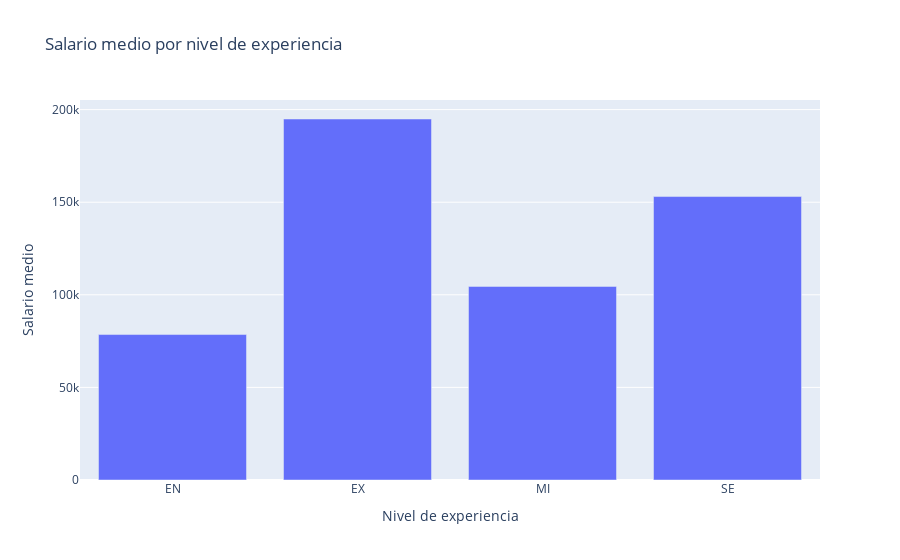

Source (notebook cell):
### Markdown cell above
### ¿Cuál es el salario promedio por nivel de experiencia?

### Code cell
salario_promedio_experiencia = df.groupby('experience_level')['salary_in_usd'].mean().reset_index()
fig = px.bar(salario_promedio_experiencia, x='experience_level', y='salary_in_usd', title='Salario medio por nivel de experiencia', labels={'experience_level': 'Nivel de experiencia', 'salary_in_usd': 'Salario medio'})

fig.show()

### Figure 1 — Plotly figure (JSON) as saved in the notebook; plotly's stock layout.template omitted (floating-point values rounded to 4 significant figures)
{"data": [{"alignmentgroup": "True", "hovertemplate": "Nivel de experiencia=%{x}<br>Salario medio=%{y}<extra></extra>", "legendgroup": "", "marker": {"color": "#636efa", "pattern": {"shape": ""}}, "name": "", "offsetgroup": "", "orientation": "v", "showlegend": false, "textposition": "auto", "type": "bar", "x": ["EN", "EX", "MI", "SE"], "xaxis": "x", "y": [78550.0, 194900.0, 104500.0, 153100.0], "yaxis": "y"}], "layout": {"barmode": "relative", "legend": {"tracegroupgap": 0}, "title": {"text": "Salario medio por nivel de experiencia"}, "xaxis": {"anchor": "y", "domain": [0, 1], "title": {"text": "Nivel de experiencia"}}, "yaxis": {"anchor": "x", "domain": [0, 1], "title": {"text": "Salario medio"}}}}
